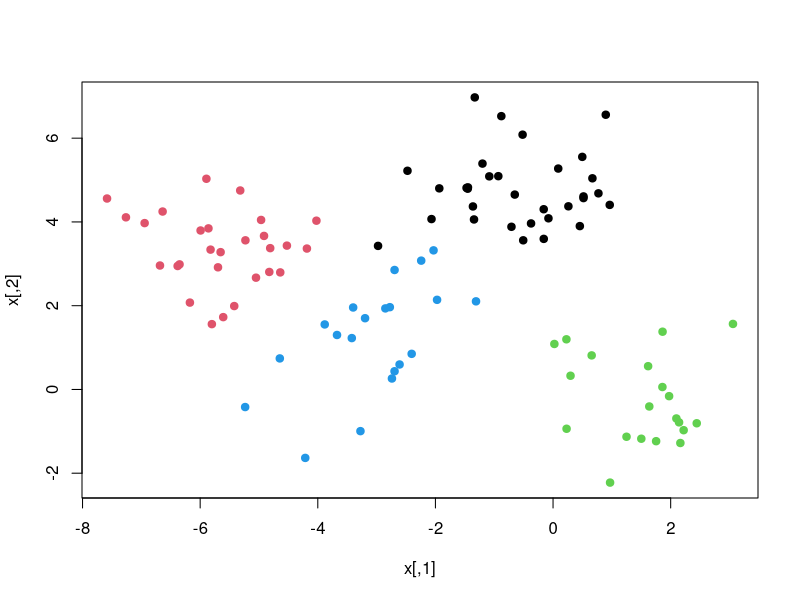
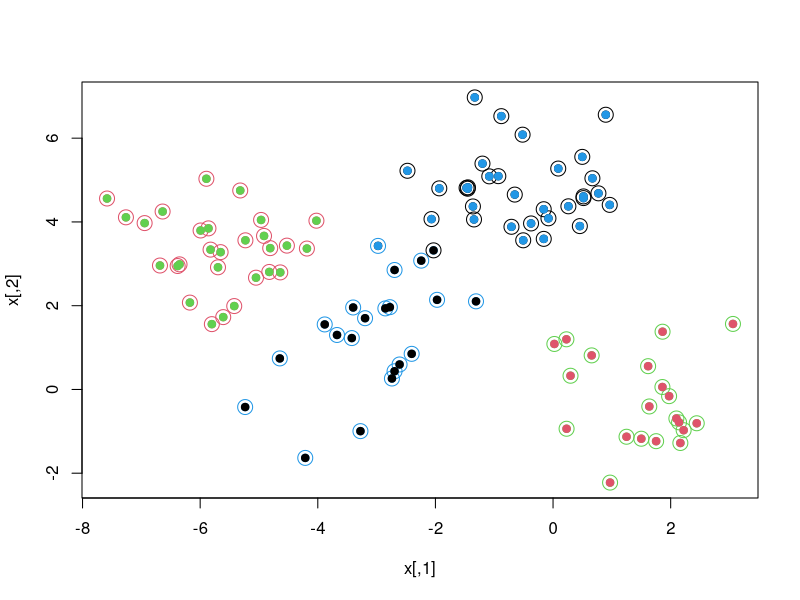

Write R code to recreate these figures, in order.
## ---- chunk 1
rm(list = ls())
set.seed(101)

x = matrix(rnorm(100*2),100,2)
xmean = matrix(rnorm(8, sd=4),4,2)
which  = sample(1:4, 100, replace=TRUE)
x = x+xmean[which,]
plot(x, col=which, pch=19)
## ---- chunk 2
km.out = kmeans(x, 4, nstart = 15)
km.out
## ---- chunk 3
plot(x, col = km.out$cluster, cex=2, pch=1, lwd=1)
points(x, col=which, pch=19)
points(x, col=c(4,3,2,1)[which], pch=19)
## ---- chunk 4
table(km.out$cluster,which)
